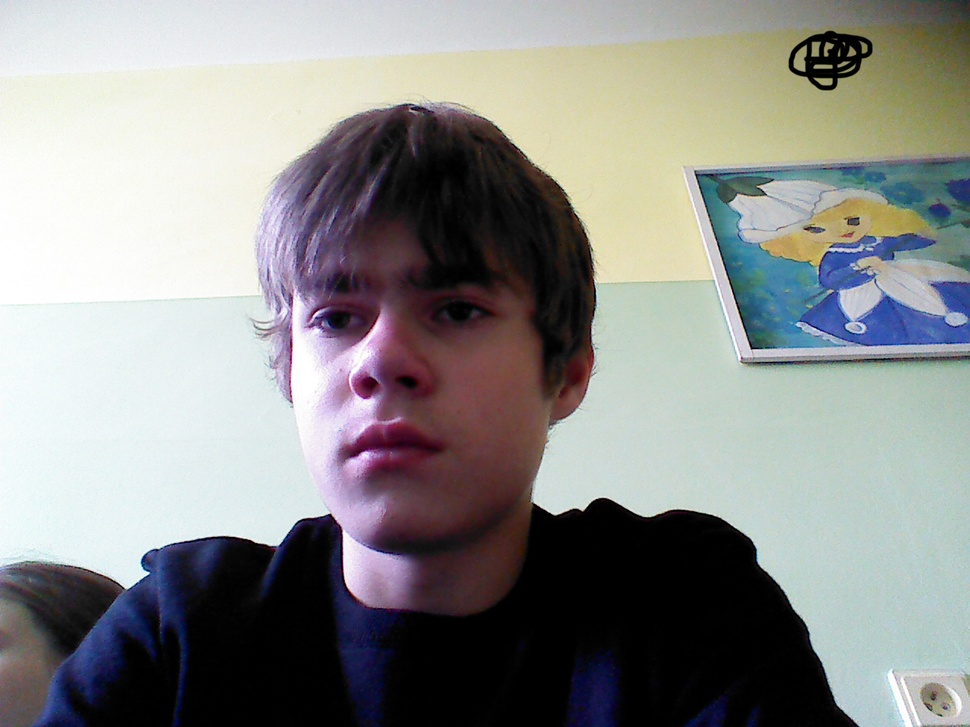
//> input picture C++/SEASON2015-A/eclipseworkspace/oko01/cs.jpg, 970 x 727 px, shrunk from 1280 x 960 before the run, given in place of the camera
$ ./main   (built with g++ and OpenCV 4)
//> lines starting //> are read from the running program, lines starting //| are printed output that depends on the picture; after the words box and inside, x2 and y2 are one past the last pixel; in counts of white or black regions, pixels touching at a corner belong together
#include <opencv2/core/core.hpp>
#include <opencv2/highgui/highgui.hpp>
#include <opencv2/imgproc/imgproc.hpp>
#include <iostream>

using namespace std;
using namespace cv;

int main() {
	VideoCapture camera(0);

	while (true) {

		Mat frame, frame_hsv, frame_thres;

		if (!camera.read(frame)) {
			cout << "ERROR READING CAMERA" << endl;
			return -1;
		}
//> frame is the input picture: 727 rows x 970 cols, CV_8UC3; mean B, G, R 139.7, 141.6, 140.8
		flip(frame, frame, 2);
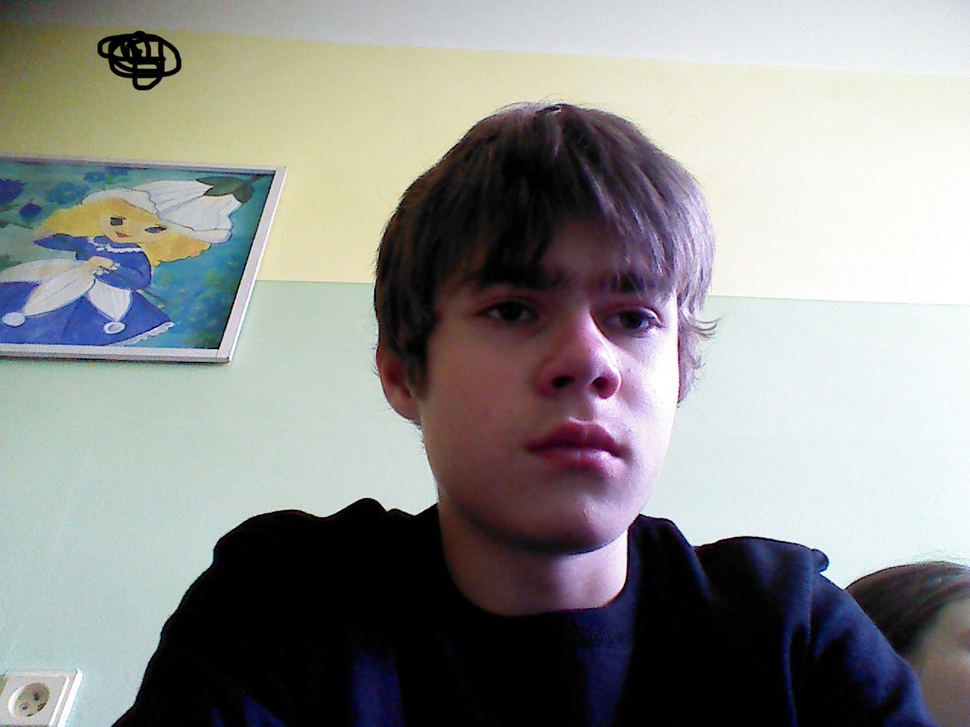
//> frame: 727 rows x 970 cols, CV_8UC3; mean B, G, R 139.7, 141.6, 140.8

		// -- blue --
		Scalar low(105, 50, 50);
		Scalar high(130, 255, 255);

		//Scalar low(105, 0, 150);
		//Scalar high(130, 255, 255);

		cvtColor(frame, frame_hsv, COLOR_BGR2HSV);
//> frame_hsv: 727 rows x 970 cols, CV_8UC3; mean H, S, V 66.3, 45.6, 150.5
		inRange(frame_hsv, low, high, frame_thres);
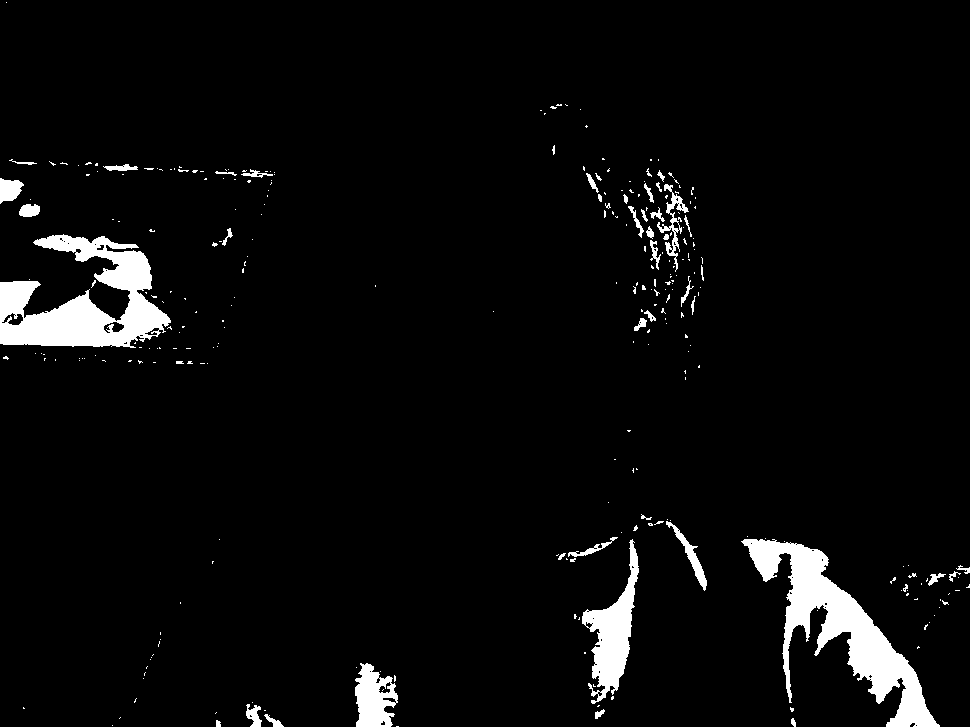
//> frame_thres: 727 rows x 970 cols, CV_8UC1; 4.4% white; 292 white regions (244 under 20 px)
		imshow("thres", frame_thres);

		cv::vector< cv::vector<cv::Point> > contours;
		cv::vector<cv::Vec4i> heirarchy;
		cv::vector<cv::Point2i> centers;
		cv::vector<int> radiuses;

		cv::findContours( frame_thres.clone(), contours, heirarchy, CV_RETR_TREE, CV_CHAIN_APPROX_NONE);
//> contours = 355 contours, 312 with area under 20; largest, box (x1, y1, x2, y2) and area: (741, 539, 940, 727) 9823, (0, 234, 171, 348) 9576, (582, 539, 639, 704) 3350, (355, 663, 398, 727) 1870, (657, 184, 689, 272) 490

		size_t count = contours.size();
//> count = 355

		for( int i=0; i<count; i++)
		{
		    cv::Point2f c;
		    float r;
		    cv::minEnclosingCircle( contours[i], c, r);

		    centers.push_back(c);
		    radiuses.push_back(r);


		}
//> this loop made 355 passes
//> (c, r) on passes 1 to 3: (Point(397, 726), 1), (Point(112, 725), 0.0001), (Point(218, 723), 3.61)
//> after the loop, centers = 355 Points (x, y), first 12: [397, 726], [112, 725], [218, 723], [794, 722], [120, 718], [274, 720], [216, 712], [264, 710], [599, 714], [791, 709], [24, 708], [598, 706]; radiuses = 355 values, max 135 at index 74, min 0 at index 1, mean 3.07

		size_t blue_obj_centers_size = centers.size();
//> blue_obj_centers_size = 355
		cv::Scalar red(0, 0, 255);

		for(int i = 0; i < blue_obj_centers_size; i++)
		{
			if (radiuses[i] > 30) {
				cv::circle(frame, centers[i], radiuses[i], red, 3);
			}

		}
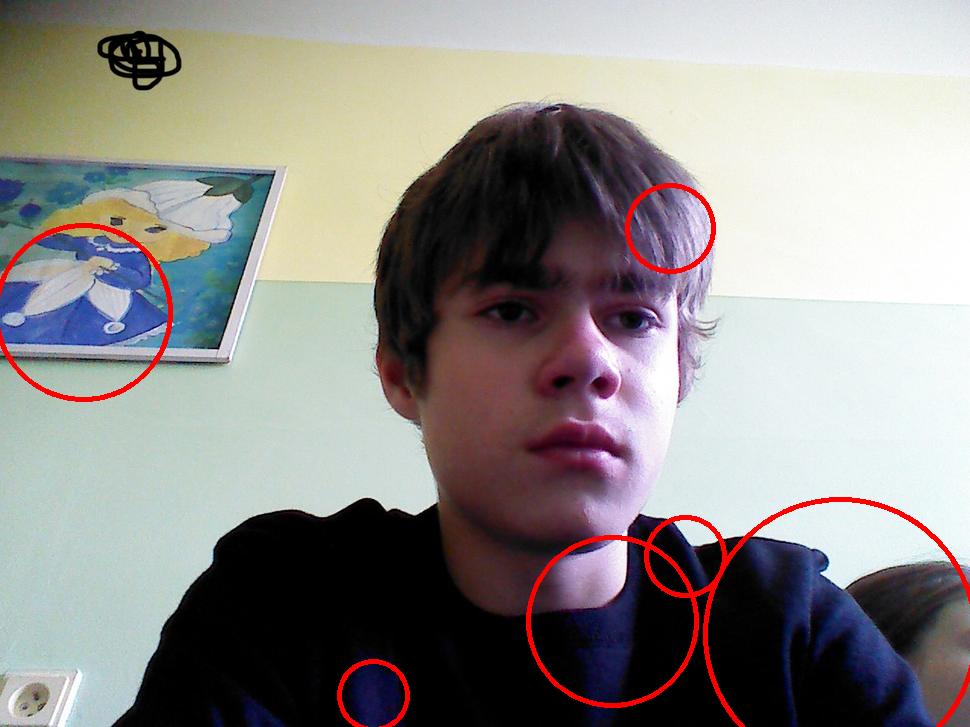
//> frame: 727 rows x 970 cols, CV_8UC3; 1.58% of pixels changed, all inside (x1, y1, x2, y2) = (0, 183, 970, 727)

		imshow("frame", frame);

		if (waitKey(1) >= 0) break;
//> the Esc key is pressed
	}

	return 0;
}
